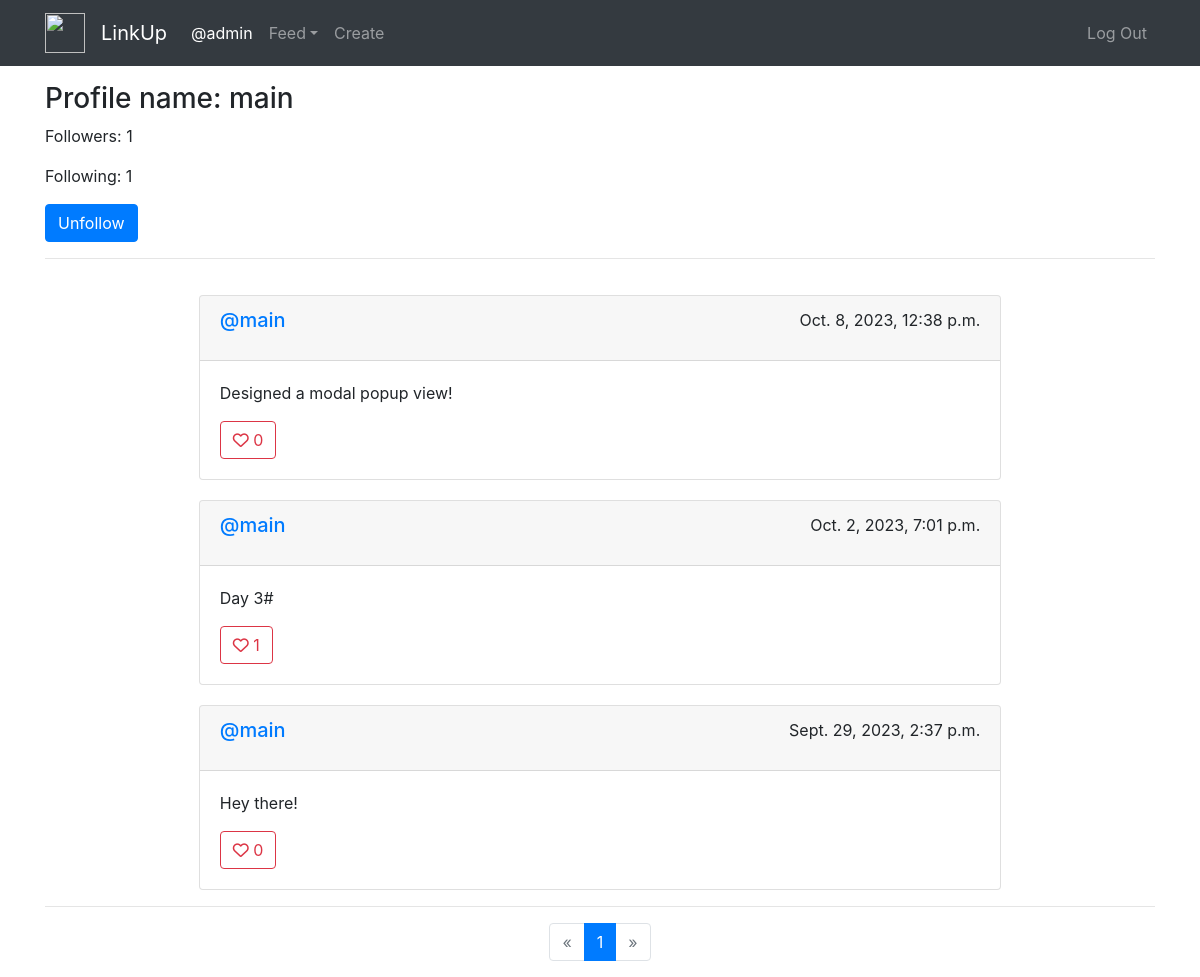
The page /profile/2 (signed in) on the database its author committed.
### network/models.py (models this page shows, shortened)
class User(AbstractUser):
    followers = models.ManyToManyField('self',blank=True,related_name='user_followers',symmetrical=False)
    following = models.ManyToManyField('self',blank=True,related_name='user_following',symmetrical=False)

class Post(models.Model):
    user = models.ForeignKey("User", on_delete=models.CASCADE, related_name="author")
    body = models.TextField(blank=True)
    timestamp = models.DateTimeField(auto_now_add=True)
    likes = models.ManyToManyField(User, blank=True, related_name="likes")

### network/views.py (the view)
# urls.py: path("profile/<int:post_user>", views.user_profile, name="user"),
def user_profile(request, post_user):
    current_user = request.user
    user = User.objects.get(id=post_user)
    if current_user == user:
        return profile(request)
    else:
        p = Paginator(Post.objects.filter(user=user).order_by("-timestamp").all(), 10)
        page = request.GET.get('page')
        posts = p.get_page(page)
        IsFollowing = False
        if current_user.is_authenticated:
            IsFollowing = user in current_user.user_following.all()
        followers = user.user_followers.all()
        following = user.user_following.all()
        liked_posts = get_liked_posts(request)
        return render(request, "network/user_profile.html", {
            "posts": posts,
            "user": user,
            "IsFollowing": IsFollowing,
            "followers": followers,
            "following": following,
            "liked_posts": liked_posts
        })

### network/views.py (called while the page is built)
def get_liked_posts(request):
    liked_posts = []
    if request.user.is_authenticated:
        current_user = request.user
        liked_posts = current_user.likes.values_list('id', flat=True)
    return liked_posts

### network/templates/network/user_profile.html (shortened to what this page needs)
{% extends "network/layout.html" %}
{% load static %}
{% block body %}
<div class="container mt-3">
    <div class="body">
        <h3 class="heading">Profile name: {{ user }}</h3><p style="display: none;" data-id="{{ user.id }}" id="user_id">ID: {{ user.id }}</p>
        <p>Followers: {{ followers.count }}</p>
        <p>Following: {{ following.count }}</p>
        {% if request.user.is_authenticated %}
            {% if IsFollowing %}
                <a href="{% url 'unfollow' user.id %}" class="btn btn-primary" id="unfollow-btn">Unfollow</a>
            {% else %}
                <a href="{% url 'follow' user.id %}" class="btn btn-primary" id="follow-btn">Follow</a>
            {% endif %}
        {% else %}
            <a href="#" class="btn btn-primary" id="follow-btn">Follow</a>
        {% endif %}
        <hr>
        <div class="container w-75">
            <div class="row g-3">
                {% for post in posts %}
                    <div class="col-12 col-md-12 col-lg-12" style="margin-top: 20px;">
                        <div class="card">
                            <div class="space-for-buttons card-header">
                                <h5><a href="{% url 'user' post.user.id %}">@{{ post.user }}</a></h5>
                                <p> {{ post.timestamp }}</p>
                            </div>
                            <div class="card-body">
                            <p class="card-text">{{ post.body }}</p>
                            {% if request.user.is_authenticated %}
                                    <button type="button" class="btn btn-outline-danger" value="{{ post.id }}">
                                        {% if post.id in liked_posts %}
                                            <i class="fa-solid fa-heart" id="{{ post.id }}"></i>
                                        {% else %}
                                            <i class="fa-regular fa-heart" id="{{ post.id }}"></i>
                                        {% endif %}
                                        <span id="like-count-{{ post.id }}">{{ post.likes.count }}</span>
                                    </button>
                            {% else %}
                                <button type="button" class="btn btn-outline-danger">
                                    <i class="fa-regular fa-heart"></i>
                                    {{ post.likes.count }}
                                </button>
                            {% endif %}
                            </div>
                        </div>
                    </div>
                {% empty %}
                    <li>You do not have any active listings yet.</li>
                {% endfor %}
            </div>
        </div>
        {% if posts.paginator.num_pages > 0 %}
            <hr>
            <nav aria-label="Page navigation example">
                <ul class="pagination justify-content-center">
                    {% if posts.has_previous %}
                        <li class="page-item">
                            <a class="page-link" href="?page={{ posts.previous_page_number }}" aria-label="Previous">
                            <span aria-hidden="true">&laquo;</span>
                            </a>
                        </li>
                    {% else %}
                        <li class="page-item disabled">
                            <a class="page-link" href="#" aria-label="Previous">
                            <span aria-hidden="true">&laquo;</span>
                            </a>
                        </li>
                    {% endif %}
                    {% for i in posts.paginator.page_range %}
                        {% if i == posts.number %}
                            <li class="page-item active" aria-current="page">
                                <span class="page-link">{{ i }}</span>
                            </li>
                        {% elif i > posts.number|add:'-2' and i < posts.number|add:'2' %}
                            <li class="page-item"><a class="page-link" href="?page={{ i }}">{{ i }}</a></li>
                        {% endif %}
                    {% endfor %}
                    {% if posts.has_next %}
                        <li class="page-item">
                            <a class="page-link" href="?page={{ posts.next_page_number }}" aria-label="Next">
                                <span aria-hidden="true">&raquo;</span>
                            </a>
                        </li>
                    {% else %}
                        <li class="page-item disabled">
                            <a class="page-link" href="#" aria-label="Next">
                                <span aria-hidden="true">&raquo;</span>
                            </a>
                        </li>
                    {% endif %}
                </ul>
            </nav>
        {% endif %}
    </div>
</div>
{% endblock %}

### network/templates/network/layout.html (shortened to what this page needs)
{% load static %}
<!DOCTYPE html>
<html lang="en">
    <head>
        <link rel="stylesheet" href="https://stackpath.bootstrapcdn.com/bootstrap/4.4.1/css/bootstrap.min.css">
        <link href="{% static 'network/styles.css' %}" rel="stylesheet">
    </head>
    <body>
        <nav class="navbar navbar-expand-sm navbar-dark bg-dark" aria-label="Eighth navbar example">
            <div class="container">
                <a class="navbar-brand" href="#">
                    <img src="{% static 'network/images/network.png' %}" alt="" width="40" height="40">
                </a>
                <a class="navbar-brand" href="{% url 'index' %}">LinkUp</a>
                <div class="collapse navbar-collapse" id="navbarsExample07">
                    <ul class="navbar-nav me-auto mb-2 mb-lg-0">
                        {% if user.is_authenticated %}
                            <li class="nav-item">
                                <a class="nav-link active" aria-current="page" href="{% url 'profile' %}">@{{ request.user.username }}</a>
                            </li>
                        {% endif %}
                        <li class="nav-item dropdown">
                            <a class="nav-link dropdown-toggle" href="#" id="dropdown04" data-bs-toggle="dropdown" aria-expanded="false">Feed</a>
                        </li>
                        {% if user.is_authenticated %}
                            <li class="nav-item">
                                <a class="nav-link" data-bs-toggle="modal" data-bs-target="#createPost" href="#">Create</a>
                            </li>
                        {% endif %}
                    </ul>
                    <ul class="navbar-nav me-auto mb-2 mb-lg-0 ml-auto">
                        {% if user.is_authenticated %}
                            <li class="nav-item">
                                <a class="nav-link" href="{% url 'logout' %}" tabindex="-1">Log Out</a>
                            </li>
                        {% endif %}
                    </ul>
                </div>
            </div>
        </nav>
        {% block body %}
        {% endblock %}
    </body>
</html>

### network/static/network/styles.css (style rules this page uses)
.space-for-buttons { display: flex; justify-content: space-between; }

### rows shown on the page
User: user.username "admin"
User: username "main"
Post: user "main", timestamp "Oct. 8, 2023, 12:38 p.m.", body "Designed a modal popup view!", likes.count "0"
Post: user "main", timestamp "Oct. 2, 2023, 7:01 p.m.", body "Day 3#", likes.count "1"
Post: user "main", timestamp "Sept. 29, 2023, 2:37 p.m.", body "Hey there!", likes.count "0"

### other values the page prints
{{ followers.count }} "1"
{{ following.count }} "1"
{{ i }} "1"
